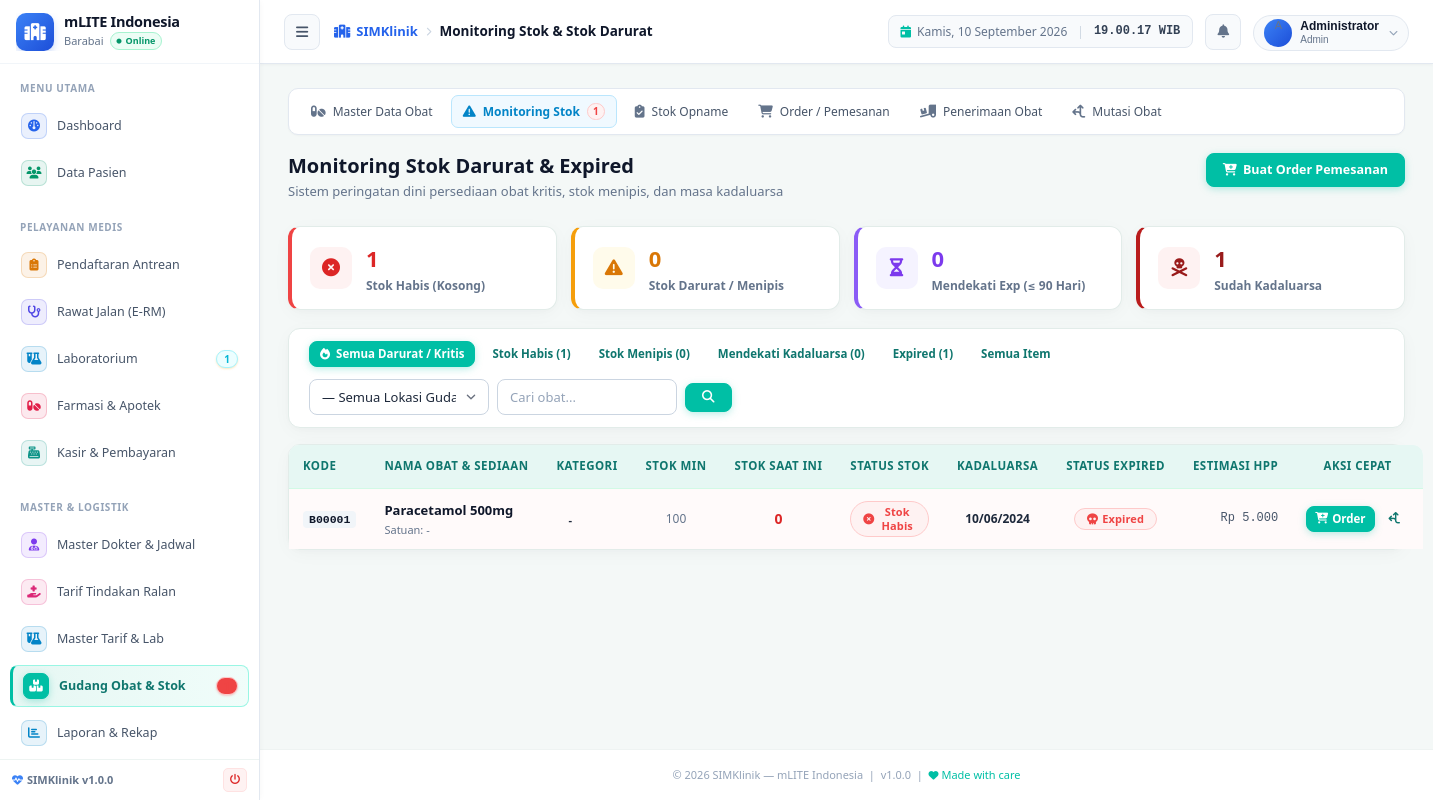
Screenshot of /modules/gudang_obat/monitoring_stok.php (signed in) with the database file from the repository.
### tables this page shows
CREATE TABLE IF NOT EXISTS `databarang` (
  `kode_brng` varchar(15) NOT NULL DEFAULT '',
  `nama_brng` varchar(80) DEFAULT NULL,
  `kode_satbesar` char(4) NOT NULL,
  `kode_sat` char(4) DEFAULT NULL,
  `letak_barang` varchar(100) DEFAULT NULL,
  `dasar` double NOT NULL,
  `h_beli` double DEFAULT NULL,
  `ralan` double DEFAULT NULL,
  `kelas1` double DEFAULT NULL,
  `kelas2` double DEFAULT NULL,
  `kelas3` double DEFAULT NULL,
  `utama` double DEFAULT NULL,
  `vip` double DEFAULT NULL,
  `vvip` double DEFAULT NULL,
  `beliluar` double DEFAULT NULL,
  `jualbebas` double DEFAULT NULL,
  `karyawan` double DEFAULT NULL,
  `stokminimal` double DEFAULT NULL,
  `kdjns` char(4) DEFAULT NULL,
  `isi` double NOT NULL,
  `kapasitas` double NOT NULL,
  `expire` date DEFAULT NULL,
  `status` enum('0','1') NOT NULL,
  `kode_industri` char(5) DEFAULT NULL,
  `kode_kategori` char(4) DEFAULT NULL,
  `kode_golongan` char(4) DEFAULT NULL,
  PRIMARY KEY (`kode_brng`),
  KEY `kode_sat` (`kode_sat`),
  KEY `kdjns` (`kdjns`),
  KEY `nama_brng` (`nama_brng`),
  KEY `letak_barang` (`letak_barang`),
  KEY `h_beli` (`h_beli`),
  KEY `h_distributor` (`ralan`),
  KEY `h_grosir` (`kelas1`),
  KEY `h_retail` (`kelas2`),
  KEY `stok` (`stokminimal`),
  KEY `kapasitas` (`kapasitas`),
  KEY `kode_industri` (`kode_industri`),
  KEY `kelas3` (`kelas3`),
  KEY `utama` (`utama`),
  KEY `vip` (`vip`),
  KEY `vvip` (`vvip`),
  KEY `beliluar` (`beliluar`),
  KEY `jualbebas` (`jualbebas`),
  KEY `karyawan` (`karyawan`),
  KEY `expire` (`expire`),
  KEY `status` (`status`),
  KEY `kode_kategori` (`kode_kategori`),
  KEY `kode_golongan` (`kode_golongan`),
  KEY `kode_satbesar` (`kode_satbesar`) USING BTREE
);

### modules/gudang_obat/monitoring_stok.php (the view, shortened to what the rows shown need)
<?php
require_once dirname(__DIR__, 2) . '/config.php';
require_once dirname(__DIR__, 2) . '/includes/functions.php';
$tab_filter = sanitize($_GET['tab'] ?? 'kritis');
$today = date('Y-m-d');
$exp_90 = date('Y-m-d', strtotime('+90 days'));
$where = "db.status = '1'";
$join_gb = "LEFT JOIN gudangbarang gb ON db.kode_brng = gb.kode_brng";
$sub_query = "
    SELECT db.kode_brng, db.nama_brng, db.kode_sat, ks.satuan, db.letak_barang,
           db.h_beli, db.ralan, db.stokminimal, db.expire, kb.nama as nama_kategori,
           COALESCE(SUM(gb.stok), 0) as total_stok,
           GROUP_CONCAT(DISTINCT gb.no_batch SEPARATOR ', ') as batch_list
    FROM databarang db
    $join_gb
    LEFT JOIN kodesatuan ks ON db.kode_sat = ks.kode_sat
    LEFT JOIN kategori_barang kb ON db.kode_kategori = kb.kode
    WHERE $where
    GROUP BY db.kode_brng
";
$filter_outer = "1=1";
if ($tab_filter === 'habis') {
    $filter_outer .= " AND total_stok = 0";
} elseif ($tab_filter === 'menipis') {
    $filter_outer .= " AND total_stok > 0 AND total_stok <= stokminimal";
} elseif ($tab_filter === 'expired') {
    $filter_outer .= " AND expire <= '$today' AND expire != '0000-00-00'";
} elseif ($tab_filter === 'near_expired') {
    $filter_outer .= " AND expire > '$today' AND expire <= '$exp_90'";
} elseif ($tab_filter === 'kritis') {
    $filter_outer .= " AND (total_stok <= stokminimal OR (expire <= '$exp_90' AND expire != '0000-00-00'))";
}
$sql_final = "
    SELECT * FROM (
        $sub_query
    ) as t
    WHERE $filter_outer
    ORDER BY (total_stok <= stokminimal) DESC, total_stok ASC, expire ASC
";
$res = $conn->query($sql_final);
$items = [];
if ($res) while ($row = $res->fetch_assoc()) $items[] = $row;
include dirname(__DIR__, 2) . '/includes/header.php';
?>
<div class="page-header">
  <div>
    <h1 class="page-title">Monitoring Stok Darurat & Expired</h1>
  </div>
</div>
<div class="card">
  <div class="card-body" style="padding:0;">
    <div class="table-responsive">
      <table class="table table-hover mb-0">
        <thead>
          <tr style="background:#f8fafc;border-bottom:1px solid #e2e8f0;">
            <th style="width:100px;">Kode</th>
            <th>Nama Obat & Sediaan</th>
            <th>Kategori</th>
            <th style="text-align:center;">Stok Min</th>
            <th style="text-align:center;">Stok Saat Ini</th>
            <th style="text-align:center;">Status Stok</th>
            <th style="text-align:center;">Kadaluarsa</th>
            <th style="text-align:center;">Status Expired</th>
            <th style="text-align:right;">Estimasi HPP</th>
            <th style="text-align:center;width:150px;">Aksi Cepat</th>
          </tr>
        </thead>
        <tbody>
          <?php if (empty($items)): ?>
            <tr>
              <td colspan="10" style="text-align:center;padding:40px;color:#94a3b8;">
                <i class="fas fa-shield-check" style="font-size:32px;color:#10b981;margin-bottom:10px;display:block;"></i>
                Semua kondisi stok terpantau aman dan tidak ada item dalam status ini.
              </td>
            </tr>
          <?php else: ?>
            <?php foreach ($items as $it): ?>
              <?php
                $stok_val = (float)$it['total_stok'];
                $min_val  = (float)$it['stokminimal'];
                if ($stok_val == 0) {
                    $stok_badge = '<span class="badge badge-danger" style="font-weight:700;"><i class="fas fa-times-circle"></i> Stok Habis</span>';
                } elseif ($stok_val <= $min_val) {
                    $stok_badge = '<span class="badge badge-warning" style="font-weight:700;"><i class="fas fa-triangle-exclamation"></i> Menipis</span>';
                } else {
                    $stok_badge = '<span class="badge badge-success">Aman</span>';
                }
                $exp_date = $it['expire'];
                if (empty($exp_date) || $exp_date === '0000-00-00') {
                    $exp_badge = '<span style="color:#94a3b8;">-</span>';
                    $exp_txt   = '-';
                } else {
                    $exp_txt = date('d/m/Y', strtotime($exp_date));
                    $diff_days = (int)((strtotime($exp_date) - time()) / 86400);
                    if ($diff_days < 0) {
                        $exp_badge = '<span class="badge badge-danger" style="font-weight:700;"><i class="fas fa-skull"></i> Expired</span>';
                    } elseif ($diff_days <= 90) {
                        $exp_badge = '<span class="badge badge-warning" style="font-weight:700;">&le; ' . $diff_days . ' hari</span>';
                    } elseif ($diff_days <= 180) {
                        $exp_badge = '<span class="badge badge-info">' . $diff_days . ' hari</span>';
                    } else {
                        $exp_badge = '<span class="badge badge-light" style="color:#059669;">' . $diff_days . ' hari</span>';
                    }
                }
              ?>
              <tr style="<?= $stok_val == 0 ? 'background:#fffafa;' : '' ?>">
                <td>
                  <code style="font-weight:700;color:#0f172a;background:#f1f5f9;padding:2px 6px;border-radius:4px;font-size:11.5px;">
                    <?= htmlspecialchars($it['kode_brng']) ?>
                  </code>
                </td>
                <td>
                  <div style="font-weight:700;font-size:13px;color:#0f172a;">
                    <?= htmlspecialchars($it['nama_brng']) ?>
                  </div>
                  <div style="font-size:11px;color:#64748b;">
                    Satuan: <?= htmlspecialchars($it['satuan'] ?: $it['kode_sat']) ?>
                  </div>
                </td>
                <td><span class="badge badge-light" style="font-size:11px;"><?= htmlspecialchars($it['nama_kategori'] ?: '-') ?></span></td>
                <td style="text-align:center;font-size:12px;color:#64748b;"><?= (int)$min_val ?></td>
                <td style="text-align:center;">
                  <span style="font-size:14px;font-weight:800;color:<?= $stok_val==0?'#dc2626':($stok_val<=$min_val?'#d97706':'#059669') ?>;">
                    <?= (int)$stok_val ?>
                  </span>
                </td>
                <td style="text-align:center;"><?= $stok_badge ?></td>
                <td style="text-align:center;font-size:12px;font-weight:600;"><?= $exp_txt ?></td>
                <td style="text-align:center;"><?= $exp_badge ?></td>
                <td style="text-align:right;font-family:monospace;font-size:12px;color:#475569;">
                  <?= rupiah((float)$it['h_beli']) ?>
                </td>
                <td style="text-align:center;">
                  <div style="display:inline-flex;gap:5px;">
                    <a href="<?= BASE_URL ?>modules/gudang_obat/pemesanan.php?action=order&kode=<?= urlencode($it['kode_brng']) ?>"
                       class="btn btn-sm btn-primary"
                       title="Buat Order Pemesanan ke Supplier"
                       style="padding:4px 8px;font-size:11.5px;display:inline-flex;align-items:center;gap:4px;">
                      <i class="fas fa-cart-plus"></i> Order
                    </a>
                    <a href="<?= BASE_URL ?>modules/gudang_obat/mutasi.php?kode=<?= urlencode($it['kode_brng']) ?>"
                       class="btn btn-sm btn-secondary"
                       title="Mutasi Antar Unit"
                       style="padding:4px 8px;font-size:11.5px;">
                      <i class="fas fa-arrows-split-up-and-left"></i>
                    </a>
                  </div>
                </td>
              </tr>
            <?php endforeach; ?>
          <?php endif; ?>
        </tbody>
      </table>
    </div>
  </div>
</div>
<?php include dirname(__DIR__, 2) . '/includes/footer.php'; ?>

### rows the page displays
databarang: kode_brng "B00001", nama_brng "Paracetamol 500mg", kode_sat "-", nama_kategori "-", stokminimal "100", stok_val "0", expire "10/06/2024", shows "Expired", h_beli "Rp 5.000"

### other values shown
INSTANSI_NAMA "mLITE Indonesia"
INSTANSI_KOTA "Barabai"
$sec['title'] "MENU UTAMA"
$item['label'] "Dashboard"
$item['label'] "Data Pasien"
$sec['title'] "PELAYANAN MEDIS"
$item['label'] "Pendaftaran Antrean"
$item['label'] "Rawat Jalan (E-RM)"
$item['label'] "Laboratorium"
$item['badge'] "1"
$item['label'] "Farmasi & Apotek"
$item['label'] "Kasir & Pembayaran"
$sec['title'] "MASTER & LOGISTIK"
$item['label'] "Master Dokter & Jadwal"
$item['label'] "Tarif Tindakan Ralan"
